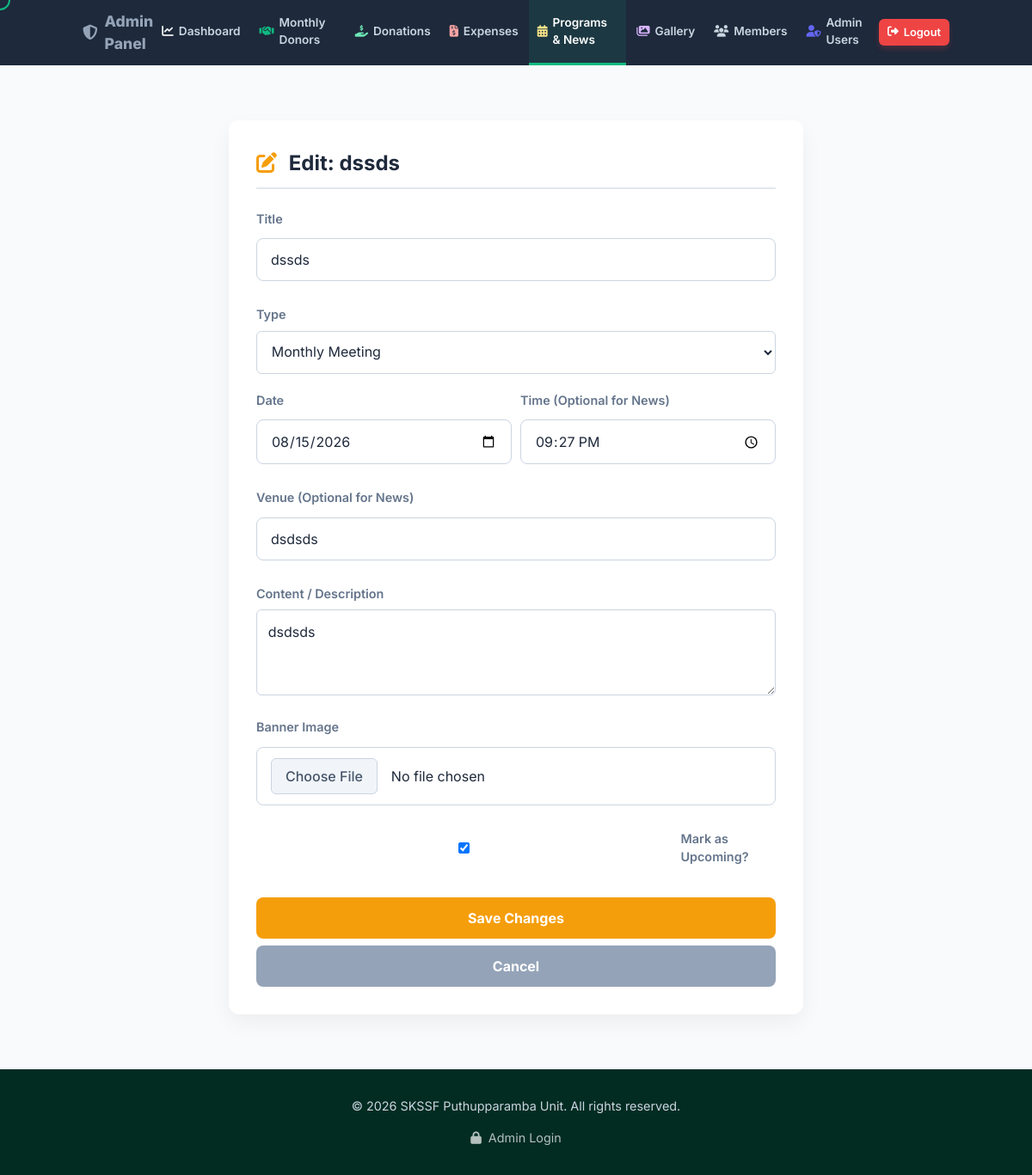
/manage/programs/edit/3/ (signed in), run on the app's committed database.
### portal/models.py (models this page shows, shortened)
class Program(models.Model):
    PROGRAM_TYPES = (
        ('weekly', 'Weekly Dars'),
        ('monthly', 'Monthly Meeting'),
        ('relief', 'Relief Activity'),
        ('class', 'Islamic Class'),
        ('youth', 'Youth Program'),
        ('news', 'News / Announcement'),
        ('other', 'Other'),
    )
    title = models.CharField(max_length=255)
    description = models.TextField()
    program_type = models.CharField(max_length=20, choices=PROGRAM_TYPES, default='other')
    date = models.DateField()
    time = models.TimeField(null=True, blank=True)
    venue = models.CharField(max_length=255, null=True, blank=True)
    banner = models.ImageField(upload_to='programs/', null=True, blank=True)
    is_upcoming = models.BooleanField(default=True)
    class Meta:
        ordering = ['-date']

### portal/views.py (the view)
# urls.py: path('manage/programs/edit/<int:pk>/', views.edit_program, name='edit_program'),
@staff_member_required(login_url='/login/')
def edit_program(request, pk):
    from django.shortcuts import get_object_or_404
    program = get_object_or_404(Program, pk=pk)
    if request.method == 'POST':
        form = ProgramForm(request.POST, request.FILES, instance=program)
        if form.is_valid():
            form.save()
            messages.success(request, 'Updated successfully!')
            return redirect('manage_programs')
    else:
        form = ProgramForm(instance=program)
    return render(request, 'edit_program.html', {'form': form, 'program': program})

### portal/forms.py
class ProgramForm(forms.ModelForm):
    class Meta:
        model = Program
        fields = ['title', 'program_type', 'date', 'time', 'venue', 'description', 'is_upcoming', 'banner']
        widgets = {
            'title': forms.TextInput(attrs={'class': 'form-control'}),
            'program_type': forms.Select(attrs={'class': 'form-control'}),
            'date': forms.DateInput(attrs={'class': 'form-control', 'type': 'date'}),
            'time': forms.TimeInput(attrs={'class': 'form-control', 'type': 'time'}),
            'venue': forms.TextInput(attrs={'class': 'form-control'}),
            'description': forms.Textarea(attrs={'class': 'form-control', 'rows': 3}),
            'is_upcoming': forms.CheckboxInput(attrs={'class': 'form-check-input'}),
            'banner': forms.FileInput(attrs={'class': 'form-control'}),
        }

### templates/edit_program.html (shortened to what this page needs)
{% extends 'base.html' %}
{% block content %}
<div class="py-16 bg-slate-50 min-h-[80vh]">
    <div class="container mx-auto px-4 max-w-[700px]">
        <div class="bg-white p-6 md:p-8 rounded-xl shadow-[0_10px_25px_rgba(0,0,0,0.05)]">
            <h2 class="text-[1.5rem] text-textmain mb-6 pb-2.5 border-b-2 border-slate-200 font-bold"><i class="fas fa-edit mr-2 text-[#f59e0b]"></i> Edit: {{ program.title }}</h2>
            <form method="POST" enctype="multipart/form-data">
                <div class="mb-5">
                    <label class="block mb-2 font-semibold text-textmuted text-[0.9rem]">Title</label>
                    {{ form.title }}
                </div>
                <div class="mb-5">
                    <label class="block mb-2 font-semibold text-textmuted text-[0.9rem]">Type</label>
                    {{ form.program_type }}
                </div>
                <div class="flex gap-2.5 mb-5">
                    <div class="flex-1">
                        <label class="block mb-2 font-semibold text-textmuted text-[0.9rem]">Date</label>
                        {{ form.date }}
                    </div>
                    <div class="flex-1">
                        <label class="block mb-2 font-semibold text-textmuted text-[0.9rem]">Time (Optional for News)</label>
                        {{ form.time }}
                    </div>
                </div>
                <div class="mb-5">
                    <label class="block mb-2 font-semibold text-textmuted text-[0.9rem]">Venue (Optional for News)</label>
                    {{ form.venue }}
                </div>
                <div class="mb-5">
                    <label class="block mb-2 font-semibold text-textmuted text-[0.9rem]">Content / Description</label>
                    {{ form.description }}
                </div>
                <div class="mb-5">
                    <label class="block mb-2 font-semibold text-textmuted text-[0.9rem]">Banner Image</label>
                    {{ form.banner }}
                </div>
                <div class="mb-5 flex items-center gap-2.5">
                    {{ form.is_upcoming }}
                    <label class="m-0 font-semibold text-textmuted text-[0.9rem]">Mark as Upcoming?</label>
                </div>
                <button type="submit" class="w-full p-3 bg-amber-500 text-white border-none rounded-lg font-bold cursor-pointer mt-4 transition-colors hover:bg-amber-600">Save Changes</button>
                <a href="{% url 'manage_programs' %}" class="w-full p-3 bg-slate-400 text-white border-none rounded-lg font-bold cursor-pointer mt-2 block text-center no-underline transition-colors hover:bg-slate-500">Cancel</a>
            </form>
        </div>
    </div>
</div>
{% endblock %}

### templates/base.html (style rules this page uses)
* { box-sizing: border-box; margin: 0; padding: 0; }
body { -webkit-font-smoothing: antialiased; }
input:not([type="checkbox"]):not([type="radio"]), select, textarea { width: 100%; padding: 0.75rem 1rem; font-size: 1rem; line-height: 1.5; color: #1e293b; background-color: #fff; border: 1px solid #cbd5e1; border-radius: 0.5rem; transition: border-color 0.2s ease-in-out, box-shadow 0.2s ease-in-out; outline: none; margin-top: 0.25rem; margin-bottom: 0.5rem; }
@media (min-width: 768px) { body, a, button, input, textarea, select { cursor: none !important; } }

### templates/edit_program.html (style rules this page uses)
form input, form select, form textarea { width: 100%; padding: 0.8rem; border: 1px solid #cbd5e1; border-radius: 6px; font-family: inherit; outline: none; transition: border-color 0.2s; }

### data on the page
Program: title "dssds", program_type "Monthly Meeting", date "08/15/2026", time "21:27:00", venue "dsdsds", description "dsdsds", is_upcoming "☑"
